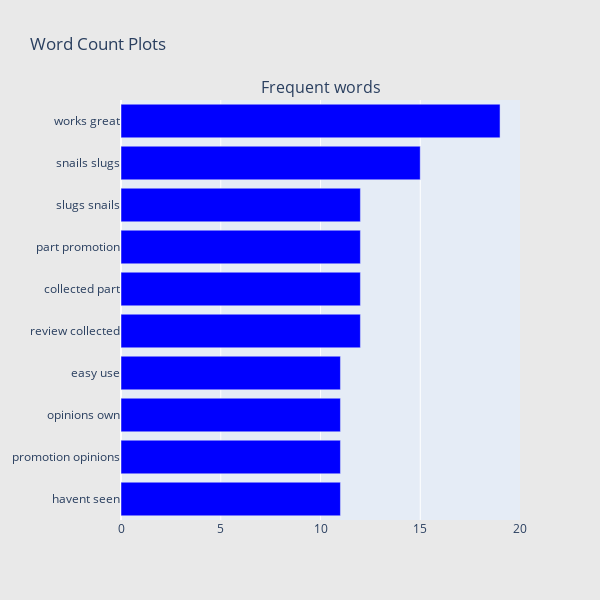

This figure's notebook cell:
### Code cell
## Get the bar chart from 5 rated reviews ##
freq_dict = defaultdict(int)
for sent in df_5["review_lower"]:
    for word in generate_ngrams(sent,2):
        freq_dict[word] += 1
fd_sorted = pd.DataFrame(sorted(freq_dict.items(), key=lambda x: x[1])[::-1])
fd_sorted.columns = ["word", "wordcount"]
trace0 = horizontal_bar_chart(fd_sorted.head(10), 'blue')

# Creating two subplots
fig = tools.make_subplots(rows=1, cols=1, vertical_spacing=0.04,
                          subplot_titles=["Frequent words"])
fig.append_trace(trace0, 1, 1)
#fig.append_trace(trace1, 1, 2)
fig['layout'].update(height=600, width=600, paper_bgcolor='rgb(233,233,233)', title="Word Count Plots")
py.iplot(fig, filename='word-plots');

### Figure 1 — Plotly figure (JSON) as saved in the notebook; plotly's stock layout.template omitted (floating-point values rounded to 4 significant figures)
{"data": [{"marker": {"color": "blue"}, "orientation": "h", "showlegend": false, "type": "bar", "x": [11, 11, 11, 11, 12, 12, 12, 12, 15, 19], "xaxis": "x", "y": ["havent seen", "promotion opinions", "opinions own", "easy use", "review collected", "collected part", "part promotion", "slugs snails", "snails slugs", "works great"], "yaxis": "y"}], "layout": {"annotations": [{"font": {"size": 16}, "showarrow": false, "text": "Frequent words", "x": 0.5, "xanchor": "center", "xref": "paper", "y": 1, "yanchor": "bottom", "yref": "paper"}], "height": 600, "paper_bgcolor": "rgb(233,233,233)", "title": {"text": "Word Count Plots"}, "width": 600, "xaxis": {"anchor": "y", "domain": [0, 1]}, "yaxis": {"anchor": "x", "domain": [0, 1]}}}
